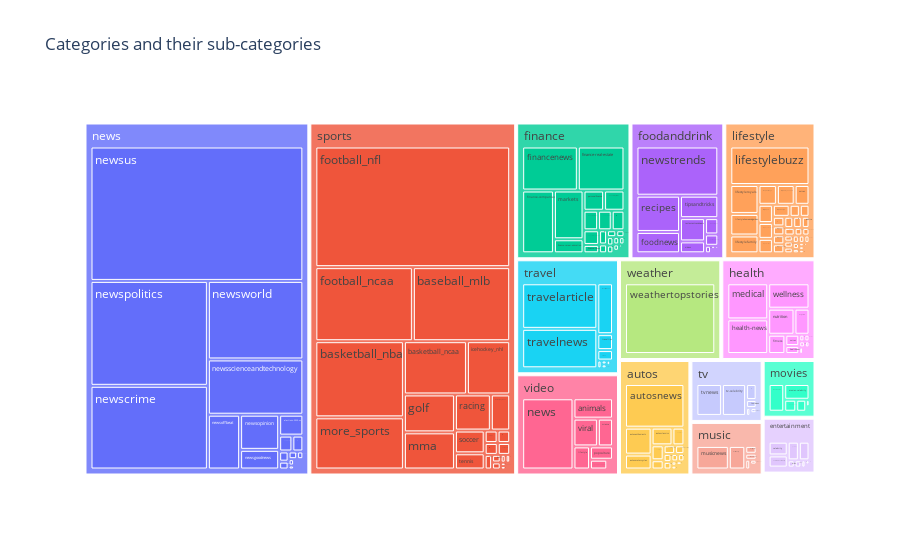

The notebook cell saved with this chart:
### Markdown cell above
### Starting with news
Within the news dataset, several different categories and subcategories exist. We first want to understand how large each category may be, and the amount of subcategories that exist within it. By creating a treeplot we can extrapolate a few things about our dataset before diving deeper into investigation. Immediately noticeable is that the largest categories are news and sports, whereas entertainment and movies are much smaller. This could lead to potential bias within recommendations worsening success metrics such as coverage or serendipity which rely on the recommender to make wide selections of recommendations. While this does cause consideration of an IDF technique to add weights to our categories, we still have more exploration to do.

### Code cell
fig = eda_modules.plot_sub_categories(news)
fig.show()

### Figure 1 — Plotly figure (JSON) as saved in the notebook; plotly's stock layout.template omitted (floating-point values rounded to 4 significant figures; data arrays with more than 128 entries replaced by an {"elided": "..."} marker saying what was removed)
{"data": [{"branchvalues": "total", "domain": {"x": [0, 1], "y": [0, 1]}, "hovertemplate": "labels=%{label}<br>number_of_articles=%{value}<br>parent=%{parent}<br>id=%{id}<extra></extra>", "ids": {"elided": "300 str values"}, "labels": {"elided": "300 str values"}, "name": "", "parents": {"elided": "300 str values"}, "type": "treemap", "values": {"elided": "300 int values"}}], "layout": {"legend": {"tracegroupgap": 0}, "title": {"text": "Categories and their sub-categories"}}}
